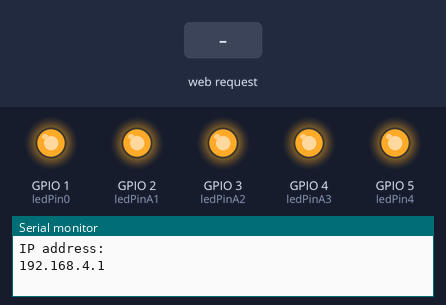
Simulated run of this program. Board: Seeed XIAO ESP32-S3. Shown: output pins drawn as LEDs (lit = HIGH), the last lines printed to the serial monitor. The test bench sets the inputs (shaded band).

Above: at 1.2 s.
1.3 s: HTTP request GET /0/on received
At 1.6 s:
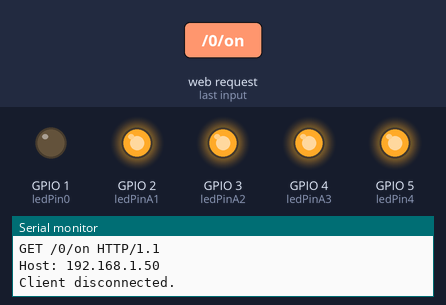
2.8 s: HTTP request GET /4/on received
At 3.9 s:
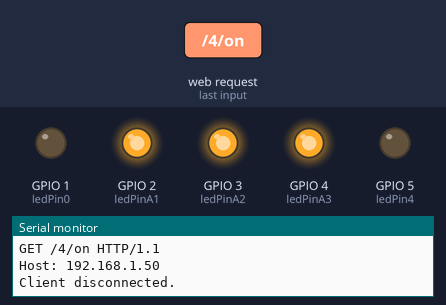
4.3 s: HTTP request GET /0/off received
At 5.1 s:
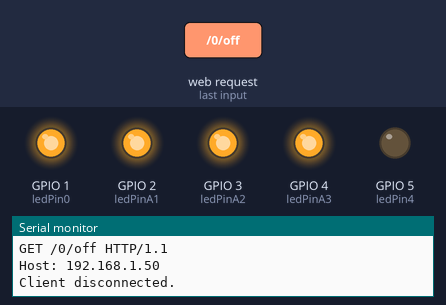
5.8 s: HTTP request GET /1/on received
At 6.2 s:
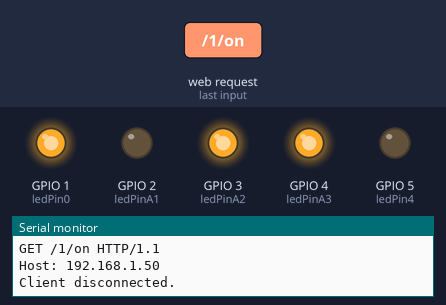
7.3 s: HTTP request GET /4/off received
At 8.5 s:
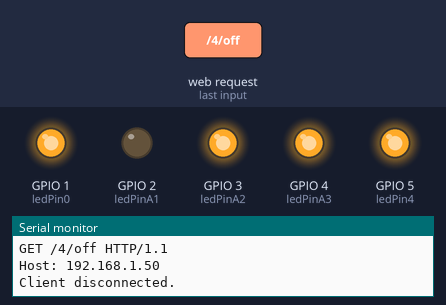
8.8 s: HTTP request GET /2/on received
At 9.7 s:
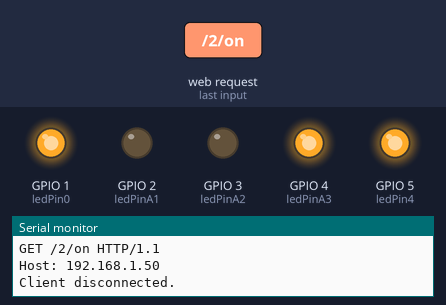
Timing chart, 0 to 11.3 s (numbered marks = the images above; inputs shaded):
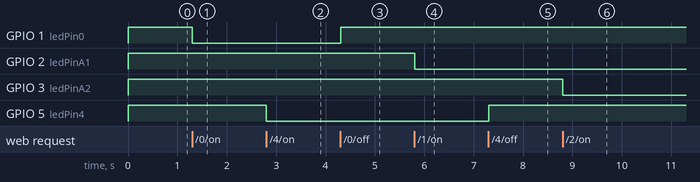

The program:

main.cpp
```cpp
#include <Arduino.h>

// Load Wi-Fi library
#include <WiFi.h>

// Network credentials Here
const char* ssid     = "ESP32-Network";
const char* password = "Esp32-Password";

// Set web server port number to 80
WiFiServer server(80);

// Variable to store the HTTP request
String header;

//variables to store the current LED states
String statePin0 = "off";
String statePin4 = "off";
String statePinA1 = "off";
String statePinA2 = "off";
String statePinA3 = "off";
//Output variable to GPIO pins
const int ledPin0 = A0;
const int ledPin4 = A4;
const int ledPinA1 = A1;
const int ledPinA2 = A2;
const int ledPinA3 = A3;

// Current time
unsigned long currentTime = millis();
// Previous time
unsigned long previousTime = 0;
// Define timeout time in milliseconds
const long timeoutTime = 2000;

void setup() {
  Serial.begin(115200);

  pinMode(ledPin0, OUTPUT);      // Pin A0 to pin D0 on Arduino GREEN
  digitalWrite(ledPin0, 1);      // default pin to HIGH
  pinMode(ledPin4, OUTPUT);      // Pin A4 to pin D4 on Arduino ORANGE
  digitalWrite(ledPin4, 1);      // default pin to HIGH
  pinMode(ledPinA1, OUTPUT);     // Pin A1 to pin D1 on Arduino YELLOW
  digitalWrite(ledPinA1, 1);     // default pin to HIGH
  pinMode(ledPinA2, OUTPUT);     // Pin A2 to pin D2 on Arduino BROWN
  digitalWrite(ledPinA2, 1);     // default pin to HIGH
  pinMode(ledPinA3, OUTPUT);     // Pin A3 to pin D3 on Arduino WHITE
  digitalWrite(ledPinA3, 1);     // default pin to HIGH

  WiFi.softAP(ssid,password);

  // delay(7000);

  // Print IP address and start web server
  Serial.println("");
  Serial.println("IP address: ");
  Serial.println(WiFi.softAPIP());
  server.begin();
}

void loop() {
  WiFiClient client = server.available();   // Listen for incoming clients

  if (client) {                             // If a new client connects,
    currentTime = millis();
    previousTime = currentTime;
    Serial.println("New Client.");          // print a message out in the serial port
    String currentLine = "";                // make a String to hold incoming data from the client

    while (client.connected() && currentTime - previousTime <= timeoutTime) {
      // loop while the client's connected
      currentTime = millis();
      if (client.available()) {             // if there's bytes to read from the client,
        char c = client.read();             // read a byte, then
        Serial.write(c);                    // print it out the serial monitor
        header += c;
        if (c == '\n') {                    // if the byte is a newline character
          // if the current line is blank, you got two newline characters in a row.
          // that's the end of the client HTTP request, so send a response:
          if (currentLine.length() == 0) {
            // HTTP headers always start with a response code (e.g. HTTP/1.1 200 OK)
            // and a content-type so the client knows what's coming, then a blank line:
            client.println("HTTP/1.1 200 OK");
            client.println("Content-type:text/html");
            client.println("Connection: close");
            client.println();

            // turns the GPIOs on and off
            if (header.indexOf("GET /0/on") >= 0) {
              statePin0 = "on";
              digitalWrite(ledPin0, LOW);               // turns the LED on
            } else if (header.indexOf("GET /0/off") >= 0) {
              statePin0 = "off";
              digitalWrite(ledPin0, HIGH);                //turns the LED off
            }

            if (header.indexOf("GET /4/on") >= 0) {
              statePin4 = "on";
              digitalWrite(ledPin4, LOW);               // turns the LED on
            } else if (header.indexOf("GET /4/off") >= 0) {
              statePin4 = "off";
              digitalWrite(ledPin4, HIGH);                //turns the LED off
            }

            if (header.indexOf("GET /1/on") >= 0) {
              statePinA1 = "on";
              digitalWrite(ledPinA1, LOW);               // turns the LED on
            } else if (header.indexOf("GET /1/off") >= 0) {
              statePinA1 = "off";
              digitalWrite(ledPinA1, HIGH);                //turns the LED off
            }

            if (header.indexOf("GET /2/on") >= 0) {
              statePinA2 = "on";
              digitalWrite(ledPinA2, LOW);               // turns the LED on
            } else if (header.indexOf("GET /2/off") >= 0) {
              statePinA2 = "off";
              digitalWrite(ledPinA2, HIGH);                //turns the LED off
            }

            if (header.indexOf("GET /3/on") >= 0) {
              statePinA3 = "on";
              digitalWrite(ledPinA3, LOW);               // turns the LED on
            } else if (header.indexOf("GET /3/off") >= 0) {
              statePinA3 = "off";
              digitalWrite(ledPinA3, HIGH);                //turns the LED off
            }

            // Display the HTML web page
            client.println("<!DOCTYPE html><html>");
            client.println("<head><meta name=\"viewport\" content=\"width=device-width, initial-scale=1\">");
            client.println("<link rel=\"icon\" href=\"data:,\">");
            // CSS to style the on/off buttons
            client.println("<style>html { font-family: monospace; display: inline-block; margin: 0px auto; text-align: center;}");
            client.println(".button { background-color: yellowgreen; border: none; color: white; padding: 16px 40px;");
            client.println("text-decoration: none; font-size: 32px; margin: 2px; cursor: pointer;}");
            client.println(".button2 {background-color: gray;}");
            client.println(".grid-container { display: grid; grid-template-areas: '. a .' 'b center c' '. d .'; justify-content: center; align-items: center; }");
            client.println(".a { grid-area: a; }");
            client.println(".b { grid-area: b; }");
            client.println(".c { grid-area: c; }");
            client.println(".d { grid-area: d; }");
            client.println(".center { grid-area: center; }</style></head>");

            client.println("<body><h1>Zumo Drive Server</h1>");
            client.println("<p>Wifi Control for Zumo Robot</p>");

            client.println("<div class='grid-container'>");
            if (statePinA1 == "off") {
              client.println("<p class='b'><a href=\"/1/on\"><button class=\"button\">TURN LEFT</button></a></p>");
            } else {
              client.println("<p class='b'><a href=\"/1/off\"><button class=\"button button2\">turn left</button></a></p>");
            }
            if (statePinA2 == "off") {
              client.println("<p class='c'><a href=\"/2/on\"><button class=\"button\">TURN RIGHT</button></a></p>");
            } else {
              client.println("<p class='c'><a href=\"/2/off\"><button class=\"button button2\">turn right</button></a></p>");
            }
            if (statePin0 == "off") {
              client.println("<p class='a'><a href=\"/0/on\"><button class=\"button\">FORWARDS</button></a></p>");
            } else {
              client.println("<p class='a'><a href=\"/0/off\"><button class=\"button button2\">forwards</button></a></p>");
            }
            if (statePinA3 == "off") {
              client.println("<p class='center'><a href=\"/3/on\"><button class=\"button\">ARM ZUMO</button></a></p>");
            } else {
              client.println("<p class='center'><a href=\"/3/off\"><button class=\"button button2\">ZUMO ARMED</button></a></p>");
            }
            if (statePin4 == "off") {
              client.println("<p class='d'><a href=\"/4/on\"><button class=\"button\">BACKWARDS</button></a></p>");
            } else {
              client.println("<p class='d'><a href=\"/4/off\"><button class=\"button button2\">backwards</button></a></p>");
            }
            client.println("</div>");

            //////////////////// KEYDOWN EXPERIMENT
            // client.println("<script>");
            // client.println("document.body.addEventListener('keydown', function(event) {");
            // client.println("  var url;");
            // client.println("  switch(event.key) {");
            // client.println("    case 'ArrowLeft':");
            // client.println("      url = '/1/on';");
            // client.println("      break;");
            // client.println("    case 'ArrowRight':");
            // client.println("      url = '/2/on';");
            // client.println("      break;");
            // client.println("    case 'ArrowUp':");
            // client.println("      url = '/0/on';");
            // client.println("      break;");
            // client.println("    case 'ArrowDown':");
            // client.println("      url = '/4/on';");
            // client.println("      break;");
            // client.println("  }");
            // client.println("  if (url) {");
            // client.println("    fetch(url, { method: 'POST' });");
            // client.println("  }");
            // client.println("});");
            // client.println("</script>");
            //////////////////// KEYDOWN EXPERIMENT

            client.println("</body></html>");

            // The HTTP response ends with another blank line
            client.println();
            // Break out of the while loop
            break;
          } else { // if you got a newline, then clear currentLine
            currentLine = "";
          }
        } else if (c != '\r') {  // if you got anything else but a carriage return character,
          currentLine += c;      // add it to the end of the currentLine
        }
      }
    }
    // Clear the header variable
    header = "";
    // Close the connection
    client.stop();
    Serial.println("Client disconnected.");
    Serial.println("");
  }
}
```

Measured:
- after the input at 1.3 s, GPIO 1 (ledPin0): HIGH → LOW at once
- after the input at 2.8 s, GPIO 5 (ledPin4): HIGH → LOW at once
- after the input at 4.3 s, GPIO 1 (ledPin0): LOW → HIGH at once
- after the input at 5.8 s, GPIO 2 (ledPinA1): HIGH → LOW at once
- after the input at 7.3 s, GPIO 5 (ledPin4): LOW → HIGH at once
- after the input at 8.8 s, GPIO 3 (ledPinA2): HIGH → LOW at once
